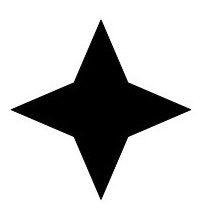
#> input picture images/practice_img/4star.jpg, 210 x 211 px, given in place of inpainting2.jpg, which was not available
$ jupyter execute class_07_4_IP_inpainting.ipynb   (text cells are left out)
#> lines starting #> are read from the running program, lines starting #| are printed output that depends on the picture; after the words box and inside, x2 and y2 are one past the last pixel; in counts of white or black regions, pixels touching at a corner belong together; pictures that were not available may be replaced by others from this repository, and a replacement may not be noted
[cell 1]
# Making Mask of the original img
import cv2
import numpy as np

damaged_img = cv2.imread('./images/practice_img/inpainting2.jpg') # reading the damaged image
#> damaged_img is the input picture: shape (211, 210, 3); min 0, max 255, mean 197.9
height, width = damaged_img.shape[0], damaged_img.shape[1] # get the shape of the image
#> height = 211; width = 210
height,width
#> Out = (211, 210)

[cell 2]
from matplotlib import pyplot as plt

plt.figure(figsize=(5, 5))
plt.imshow(cv2.cvtColor(damaged_img, cv2.COLOR_BGR2RGB)),plt.axis('on'),plt.title('damaged_img')
plt.show()

[cell 3]
# Converting all pixels greater than zero to black while black becomes white
for i in range(height):
    for j in range(width):
        if damaged_img[i, j].sum() > 0:
            damaged_img[i, j] = 0
        else:
            damaged_img[i, j] = [255, 255, 255]
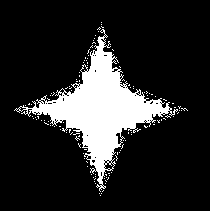
#> damaged_img: shape (211, 210, 3); 15.8% white; 120 white regions (119 under 20 px), largest, box (x1, y1, x2, y2) and area: (14, 29, 178, 192) 6740

mask = damaged_img
cv2.imwrite('./images/practice_img/inpainting21_mask.jpg', mask) # saving the mask
cv2.imshow("damaged image mask", mask)
cv2.waitKey()
cv2.destroyAllWindows()

[cell 4]
import numpy as np
import cv2 as cv

def same_size(img1_path, img2_path):
#> called with img1_path = './images/practice_img/inpainting2.jpg', img2_path = './images/practice_img/inpainting21.jpg'
    img1 = cv2.imread(img1_path)
    img2 = cv2.imread(img2_path)
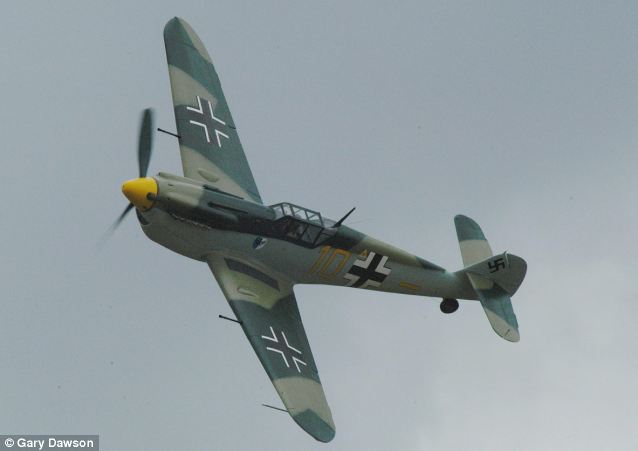
#> input picture images/practice_img/aircraft.jpg, 638 x 451 px, given in place of inpainting21.jpg, which was not available
#> img2 is the input picture: shape (451, 638, 3); mean B, G, R 162.8, 158.4, 147.8
    img2 = cv2.resize(img2, (img1.shape[1], img1.shape[0]))
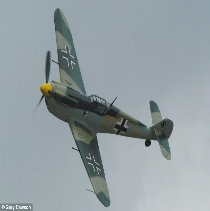
#> img2: shape (211, 210, 3); mean B, G, R 162.7, 158.4, 147.7
    return img1,img2
img1_path = './images/practice_img/inpainting2.jpg'
img2_path = './images/practice_img/inpainting21.jpg'
img1,img2 = same_size(img1_path, img2_path)

[cell 5]
img2.shape
#> Out = (211, 210, 3)

[cell 6]
# img = cv.imread('./images/practice_img/inpainting2.jpg')
# mask = cv.imread('./images/practice_img/inpainting21.jpg', cv.IMREAD_GRAYSCALE)
mask = cv2.cvtColor(img2, cv2.COLOR_BGR2GRAY)
dst = cv.inpaint(img1,mask,3,cv.INPAINT_TELEA)
cv.imshow('dst',dst)
cv.waitKey(0)
cv.destroyAllWindows()
plt.figure(figsize=(5, 5))
plt.imshow(cv2.cvtColor(dst, cv2.COLOR_BGR2RGB)),plt.axis('on'),plt.title('restored image')
plt.show()

[cell 7]
# Making Mask of the original img
import cv2
import numpy as np
from matplotlib import pyplot as plt
from matplotlib.pyplot import figure

damaged_img = cv2.imread('./images/practice_img/inpainting31.jpg') # reading the damaged image
height, width = damaged_img.shape[0], damaged_img.shape[1] # get the shape of the image
#> height = 451; width = 638
mask = cv2.imread('./images/practice_img/inpainting32.jpg', cv2.IMREAD_GRAYSCALE)
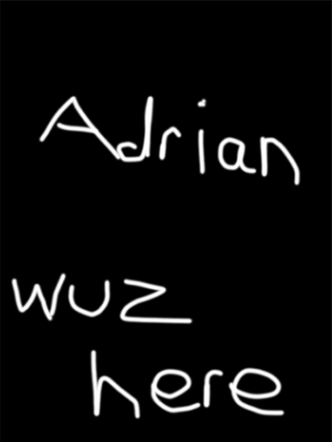
#> input picture images/practice_img/inpainting32.jpg, 332 x 442 px
#> mask: shape (442, 332); min 0, max 255, mean 12.1
mask = cv2.resize(mask, (damaged_img.shape[1], damaged_img.shape[0]))
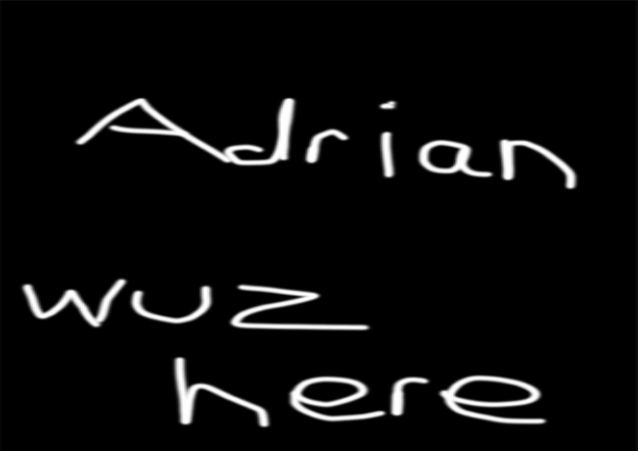
#> mask: shape (451, 638); min 0, max 255, mean 12.1
dst = cv2.inpaint(damaged_img,mask,3,cv2.INPAINT_TELEA)

# cv2.imshow("damaged image mask", mask)
figure(figsize=(15, 10), dpi=100)

plt.subplot(131),plt.imshow(cv2.cvtColor(damaged_img, cv2.COLOR_BGR2RGB)),plt.title('damaged_img'),plt.axis('off')
plt.subplot(132),plt.imshow(mask, cmap='gray'),plt.title('mask'),plt.axis('off')
plt.subplot(133),plt.imshow(cv2.cvtColor(dst, cv2.COLOR_BGR2RGB)),plt.title('Restored'),plt.axis('off')
plt.show()
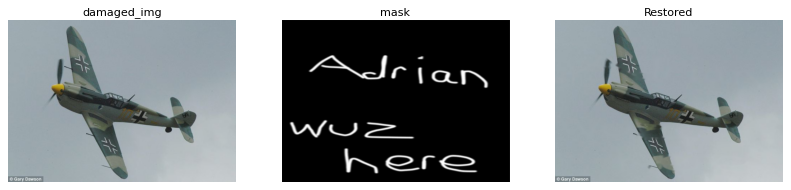
#> figure drawn by matplotlib, 3 panels

[cell 8]
import numpy as np
import cv2

image = cv2.imread('./images/practice_img/inpainting31.jpg')
image_org = image.copy()
image = cv2.cvtColor(image, cv2.COLOR_BGR2HSV)
#> image: shape (451, 638, 3); mean H, S, V 96.2, 27.4, 163.9
lower = np.array([155,25,0])
upper = np.array([179,255,255])
mask2 = cv2.inRange(image, lower, upper)
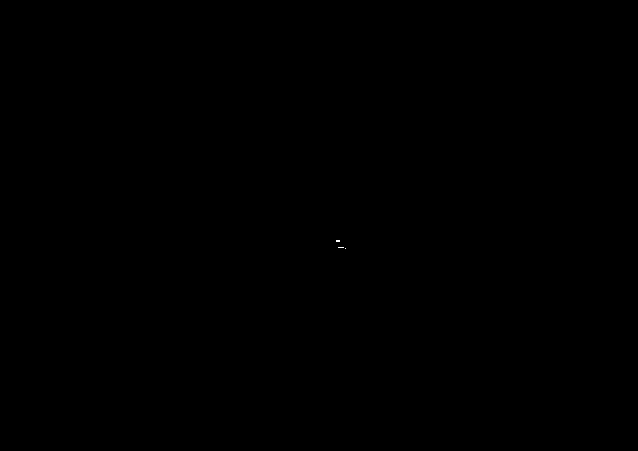
#> mask2: shape (451, 638); 0.01% white in thin lines or dots, all inside (x1, y1, x2, y2) = (336, 240, 346, 249)
result = cv2.bitwise_and(image, image, mask=mask2)
#> result: shape (451, 638, 3); mean H, S, V 0, 0, 0

# cv2.imshow('mask', mask)
# cv2.imshow('result', result)
# cv2.waitKey()
plt.subplot(131),plt.imshow(cv2.cvtColor(image_org, cv2.COLOR_BGR2RGB)),plt.title('damaged_img'),plt.axis('off')
plt.subplot(132),plt.imshow(mask2, cmap='gray'),plt.title('mask'),plt.axis('off')
plt.subplot(133),plt.imshow(cv2.cvtColor(result, cv2.COLOR_BGR2RGB)),plt.title('result'),plt.axis('off')
plt.show()
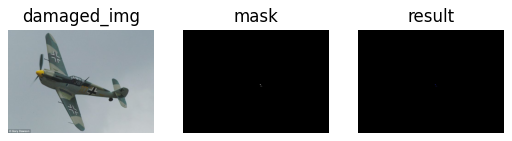
#> figure drawn by matplotlib, 3 panels
